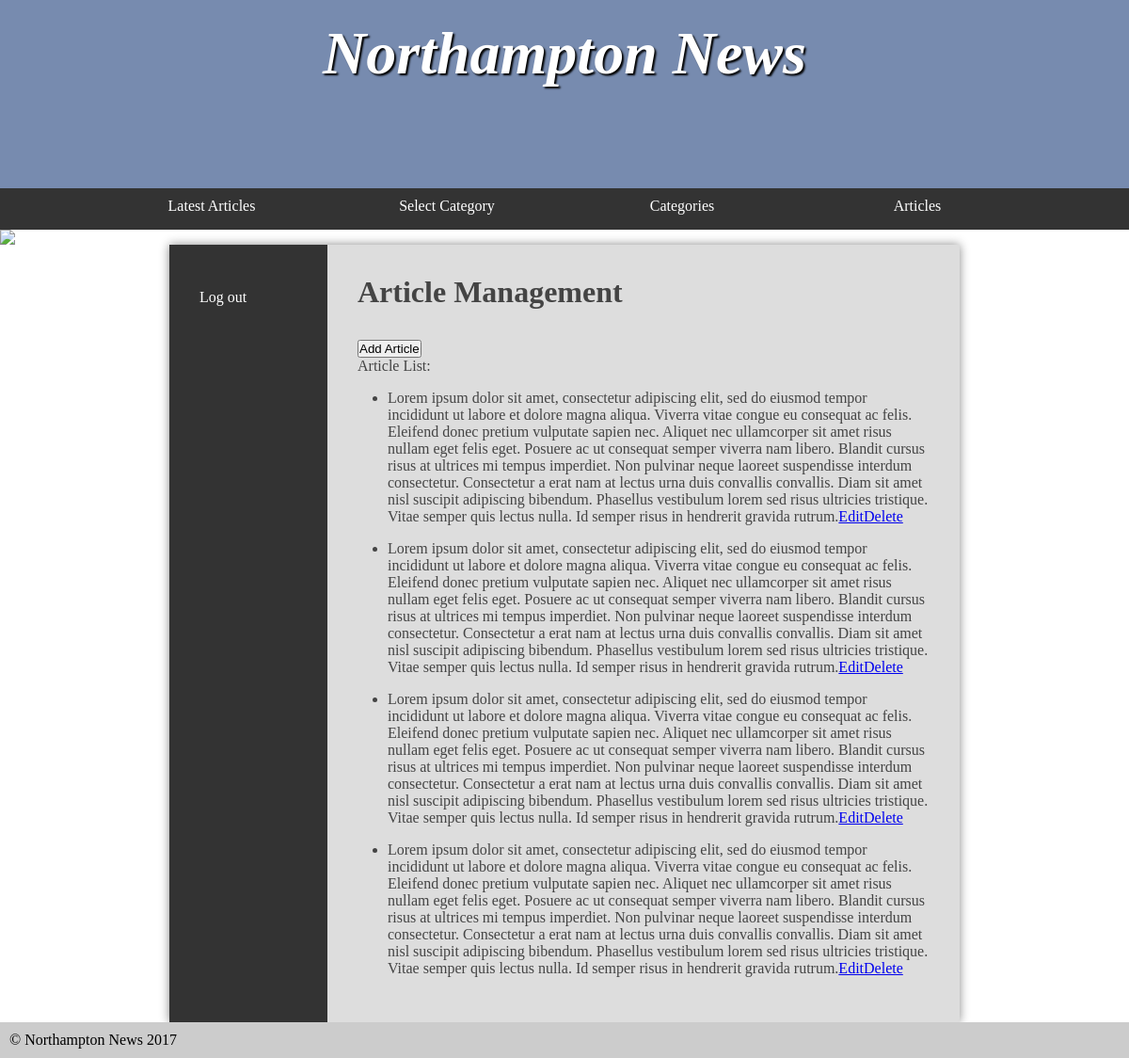
Screenshot of /adminArticles.php (signed in) with the database file from the repository.
### tables this page shows
CREATE TABLE `article` (
  `id` int NOT NULL,
  `title` varchar(35) DEFAULT NULL,
  `categoryId` int DEFAULT NULL,
  `content` text,
  `publishDate` datetime DEFAULT NULL
);

### adminArticles.php (the view, shortened to what this page needs)
<?php
require 'meroconnection.php';
$meroarti = $conn->prepare('select * from article');
$meroarti->execute();
require 're.php';
?>
<main>
    <nav>
        <ul>
            <li><a href="logout.php">Log out</a></li>
        </ul>
    </nav>
    <article>
        <h2>Article Management</h2>
        <a href = 'addArticle.php'><button>Add Article</button></a>
        <p>
            Article List:
        </p>
       <ul>
        <?php
            while($wor = $meroarti->fetch()) {
                echo '<li>'.$wor['content'].'<a href="editArticle.php?id='.$wor['id'].'">Edit</a><a href="deleteArticle.php?id='.$wor['id'].'">Delete</a></li>';
            }
        ?>
       </ul>
    </article>
</main>
<footer>
    &copy; Northampton News 2017
</footer>
</body>
</html>

### styles.css (style rules this page uses)
* { margin: 0; padding: 0; }
html { font-family: 'Oxygen-Regular', times, verdana, sans-serif; }
body { background-color: #fff; }
nav { width: 100%; background-color: #333; overflow: auto; }
nav ul { width: 1000px; margin: auto; display: block; list-style-type: none; }
nav ul li { width: 25%; float: left; overflow: auto; text-align: center; }
nav a { color: white; padding-top: 10px; display: block; text-decoration: none; }
main { min-height: 50vh; background-color: #ddd; width: 70vw; display: block; margin: auto; box-shadow: 0px 0px 10px #888; color:#444; }
main h2 { font-size:2em; }
p, li, h2 { margin-bottom: 1em; }
footer { background-color: #ccc; padding: 10px; }
ul { margin-left: 2em; }
main { display: table; }
main > article { display: table-cell; padding: 2em; }
main > nav { display: table-cell; width: 20%; padding: 2em; }
main > nav li { float: none; width: auto; text-align: left; }
main > nav ul { width: auto; }

### rows the page displays
article: content "Lorem ipsum dolor sit amet, consectetur adipiscing elit, sed do eiusmod tempor incididunt ut labore et dolore magna aliqua. Viverra vitae congue eu consequat ac felis. Eleifend donec pretium vulputate sapien nec. Aliquet nec ullamcorper sit amet risus nullam eget felis eget. Posuere ac ut consequat semper viverra nam libero. Blandit cursus risus at ultrices mi tempus imperdiet. Non pulvinar neque laoreet suspendisse interdum consectetur. Consectetur a erat nam at lectus urna duis convallis convallis. Diam sit amet nisl suscipit adipiscing bibendum. Phasellus vestibulum lorem sed risus ultricies tristique. Vitae semper quis lectus nulla. Id semper risus in hendrerit gravida rutrum."
article: content "Lorem ipsum dolor sit amet, consectetur adipiscing elit, sed do eiusmod tempor incididunt ut labore et dolore magna aliqua. Viverra vitae congue eu consequat ac felis. Eleifend donec pretium vulputate sapien nec. Aliquet nec ullamcorper sit amet risus nullam eget felis eget. Posuere ac ut consequat semper viverra nam libero. Blandit cursus risus at ultrices mi tempus imperdiet. Non pulvinar neque laoreet suspendisse interdum consectetur. Consectetur a erat nam at lectus urna duis convallis convallis. Diam sit amet nisl suscipit adipiscing bibendum. Phasellus vestibulum lorem sed risus ultricies tristique. Vitae semper quis lectus nulla. Id semper risus in hendrerit gravida rutrum."
article: content "Lorem ipsum dolor sit amet, consectetur adipiscing elit, sed do eiusmod tempor incididunt ut labore et dolore magna aliqua. Viverra vitae congue eu consequat ac felis. Eleifend donec pretium vulputate sapien nec. Aliquet nec ullamcorper sit amet risus nullam eget felis eget. Posuere ac ut consequat semper viverra nam libero. Blandit cursus risus at ultrices mi tempus imperdiet. Non pulvinar neque laoreet suspendisse interdum consectetur. Consectetur a erat nam at lectus urna duis convallis convallis. Diam sit amet nisl suscipit adipiscing bibendum. Phasellus vestibulum lorem sed risus ultricies tristique. Vitae semper quis lectus nulla. Id semper risus in hendrerit gravida rutrum."
article: content "Lorem ipsum dolor sit amet, consectetur adipiscing elit, sed do eiusmod tempor incididunt ut labore et dolore magna aliqua. Viverra vitae congue eu consequat ac felis. Eleifend donec pretium vulputate sapien nec. Aliquet nec ullamcorper sit amet risus nullam eget felis eget. Posuere ac ut consequat semper viverra nam libero. Blandit cursus risus at ultrices mi tempus imperdiet. Non pulvinar neque laoreet suspendisse interdum consectetur. Consectetur a erat nam at lectus urna duis convallis convallis. Diam sit amet nisl suscipit adipiscing bibendum. Phasellus vestibulum lorem sed risus ultricies tristique. Vitae semper quis lectus nulla. Id semper risus in hendrerit gravida rutrum."
